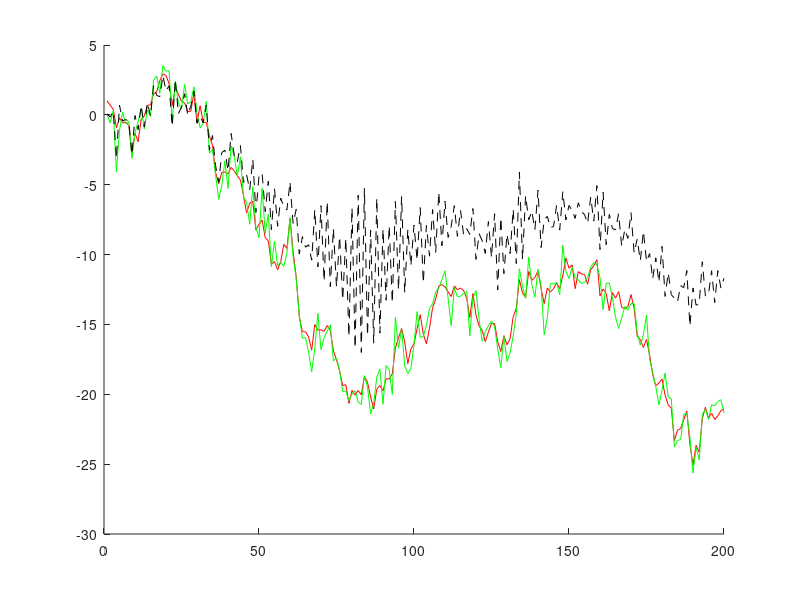
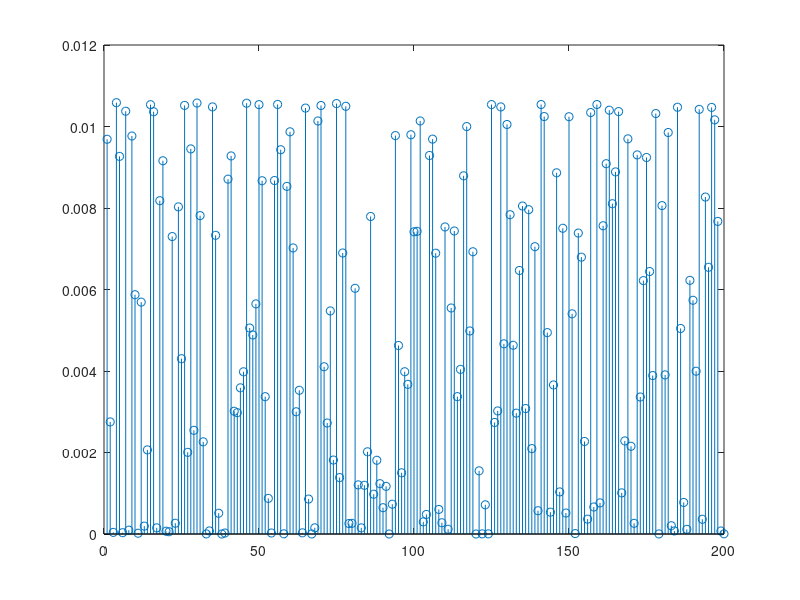
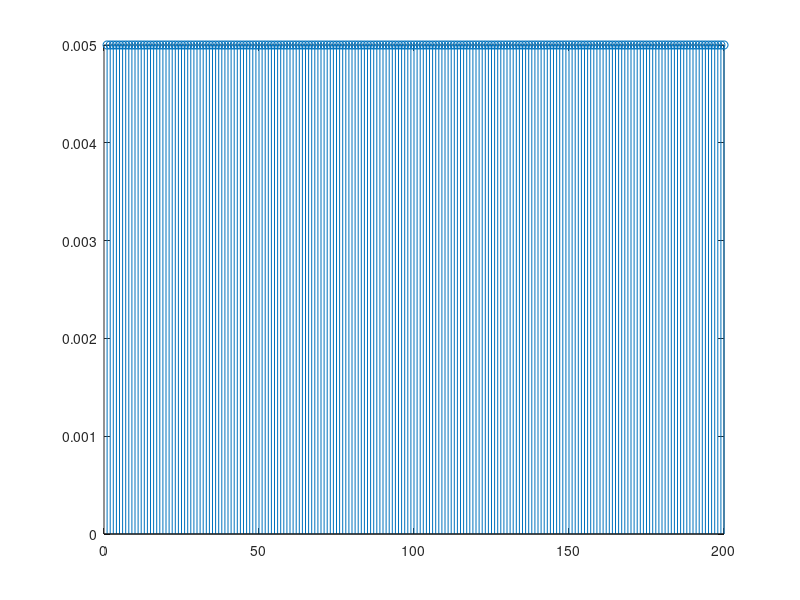
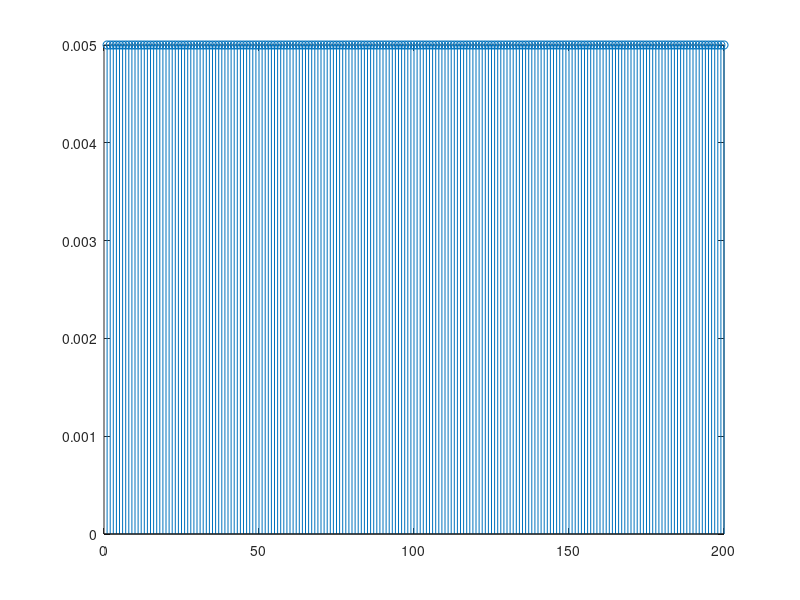

The MATLAB source for these figures, in order:
%-----------------------------------------------------------------
%  Exercise 17.9
%  SIR particle filtering for various time instances.
%-----------------------------------------------------------------

clc; clear all; close all;

%% Initialization of Variables
N=200; % particle streams
x=zeros(1,N);
y=zeros(1,N);

%% State Model
x(1)=1;
for i=2:1:N
    x(i)=x(i-1)+randn;
    y(i)=randn+x(i);
end

%% Plot of State Model
figure(1)
hold all
plot(1:N,x, 'r')
plot(1:N,y, 'g')

%% Initialize Variables
par=200; %Number of Particles
ParPos=zeros(N,par); % Positions of Particles
weights=ParPos; % Weights of Particles
ParPos(1,:)=randn(1,par); % Generate random positions for particles
weights(1,:)=1/par; % weights of particles (initially uniformly distributed)
Xc=zeros(1,par); %Vector to store Resampling Positions

Predict=zeros(1,N); %Prediction Vector
Predict(1)=ParPos(1,:)*weights(1,:)';

%% SIR algorithm
for i=2:N
    for j=1:par
        ParPos(i,j)=normrnd(x(i)-ParPos(i-1,j),1); %Position Update
        weights(i,j)=weights(i-1,j)*exp(-((y(i)-ParPos(i,j))^2)/2); %weight update
    end
    weights(i,:)=weights(i,:)/sum(weights(i,:)); %Normalization of Weights
    Meff=1/(weights(i,:)*weights(i,:)'); %effective Particle Size
    Predict(i)=ParPos(i,:)*weights(i,:)'; %Prediction
    %% Resampling
    if Meff<par/2
        for d=1:par
            km=mnrnd(1,weights(i,:),1); %Drawing from a multivariable distribution
            Xc(d)=ParPos(i,:)*km'; %Select the Position that is drawn
        end
        %% Update Positions and Weights
        ParPos(i,:)=Xc;
        weights(i,:)=1/par;
    end
end

for fig=[2:4, 30, N]
    figure(fig)
    stem(1:par, weights(fig, :))
end


figure(1)
plot(1:N,Predict,'--k')